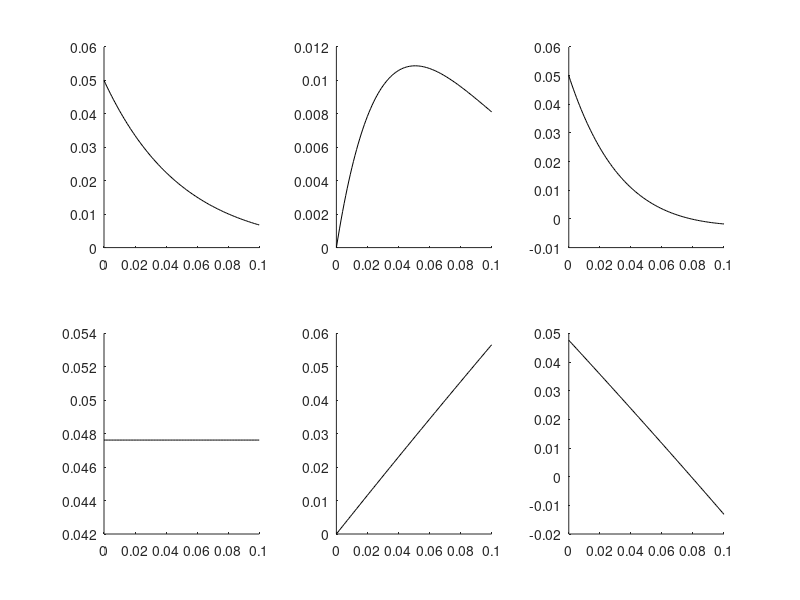

The MATLAB source for this figure:
% simulate the bold signal
clear all; close all; clc

t=0:0.001:0.1; % time
t2s=0.05; % T2*
So=1;
delSo=0.05;
delT2s=0.03;

s=So*exp(-t/t2s);
s1=(So+delSo)*exp(-t/t2s);
s2=So*exp(-t/(t2s*(1+delT2s)));
s3=(So+delSo)*exp(-t/(t2s*(1-delT2s)));

dels1=s1-s;
dels2=s2-s;
dels3=s3-s;

figure;
% subplot(231); hold on
% plot(t,s,'k');
% plot(t,s1,'r');
% plot(t,s2,'g');
subplot(231); hold on
plot(t,dels1,'k');
subplot(232); hold on
plot(t,dels2,'k');
subplot(233); hold on
plot(t,dels3,'k');

subplot(234); hold on
plot(t,dels1./s1,'k');
subplot(235); hold on
plot(t,dels2./s2,'k');
subplot(236); hold on
plot(t,dels3./s3,'k');